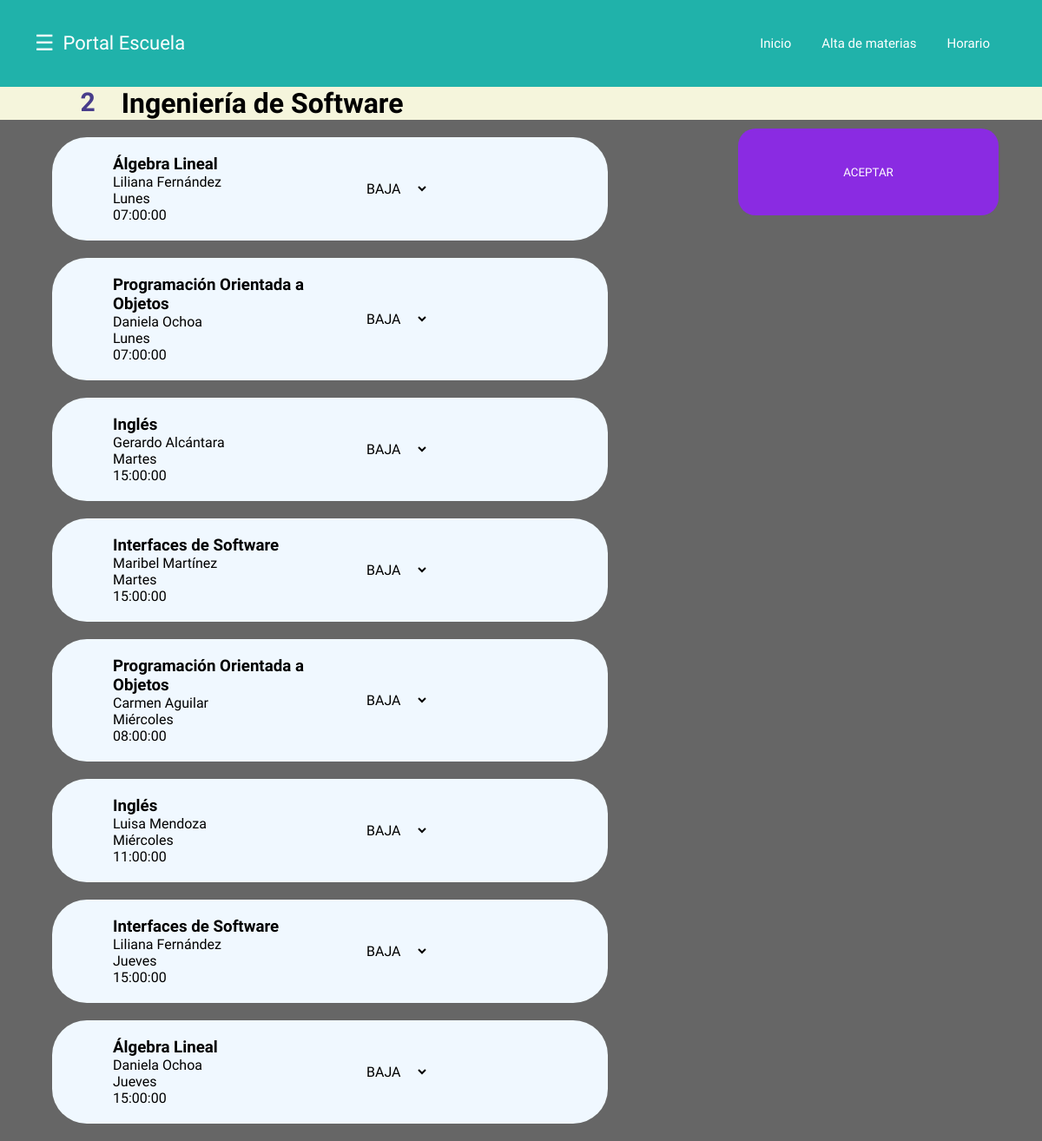
The app's page /Pregistro_materias.php?matricula=167286 with its own data.
### tables this page shows
CREATE TABLE `alumnos` (
  `Matricula` int(11) NOT NULL,
  `Nombre` varchar(30) NOT NULL,
  `Apellido` varchar(30) NOT NULL,
  `Correo` varchar(30) NOT NULL,
  `Password` varchar(30) NOT NULL,
  `Facultad` varchar(30) NOT NULL,
  `Semestre` int(11) NOT NULL,
  `Carrera` varchar(40) NOT NULL,
  `Imagen` varchar(30) NOT NULL
);

CREATE TABLE `horario` (
  `IdHorario` int(11) NOT NULL,
  `Carrera` varchar(40) NOT NULL,
  `Semestre` int(11) NOT NULL,
  `Materia` varchar(40) NOT NULL,
  `IdProfe` int(11) NOT NULL,
  `Dia` varchar(30) NOT NULL,
  `Hora` time NOT NULL
);

CREATE TABLE `profesores` (
  `IdProfe` int(11) NOT NULL,
  `NombreProfe` varchar(40) NOT NULL,
  `ApellidoProfe` varchar(40) NOT NULL
);

### Pregistro_materias.php (the view, shortened to what this page needs)
<!DOCTYPE html>
<html>
<head>
	<link rel="stylesheet" href="Cregistro_materias.css">
</head>
<body>
	<?php
	$bd=new mysqli("localhost","id20895239_uaqximeinfo","Baka baka01$","id20895239_alumnos");
	$matricula=$_GET['matricula'];
	$query=mysqli_query($bd,"SELECT Semestre, Carrera FROM alumnos WHERE Matricula=$matricula");
	$datos=mysqli_fetch_array($query);
	$semestre=$datos['Semestre'];
	$carrera=$datos['Carrera'];
	?>
<header class="header">
		<div class="container">
		<div class="btn-menu">
			<label for="btn-menu">☰</label>
		</div>
			<div class="logo">
				<h1>Portal Escuela</h1>
			</div>
			<nav class="menu">
				<a href="<?php echo"Pprincipal.php?matricula=$matricula"?>">Inicio</a>
				<a href="<?php echo"Pregistro_materias.php?matricula=$matricula"?>">Alta de materias</a>
				<a href="<?php echo"Phorario.php?matricula=$matricula"?>">Horario</a>
			</nav>
		</div>
	</header>
<form name="formulario" action="registrar.php" method="get">
<div class="materias_de">
			<h3><?php echo $semestre?></h3>
			<h1><?php echo $carrera?></h1>
	<input type="submit" name="aceptar_todo" value="ACEPTAR" id="aceptar_todo">
		</div>
	<?php
	$query_horario=mysqli_query($bd,"SELECT * FROM horario WHERE Semestre='$semestre' AND Carrera='$carrera'");
	while ($horario=mysqli_fetch_array($query_horario)) {
			$profe=$horario['IdProfe'];
			$idhorario_existente=$horario['IdHorario'];
			$query_profe=mysqli_query($bd,"SELECT * FROM profesores WHERE IdProfe=$profe");
			$datos_profe=mysqli_fetch_array($query_profe);
		$query_cargahoraria=mysqli_query($bd,"SELECT IdHorario FROM cargahoraria WHERE IdHorario=$idhorario_existente");
		$existente=mysqli_fetch_array($query_cargahoraria);
		$cambia="ALTA";
		if(!$existente){
			$color="aliceblue";
			$cambia="BAJA";
		}
		else{
			$color="skyblue";
		}
			?>
		<div class="opcion" style="background-color: <?php echo $color; ?>;">
		<div class="detalles_opcion">
		<h3><?php echo $horario['Materia'];?></h3>
		<p><?php echo $datos_profe['NombreProfe']." ". $datos_profe['ApellidoProfe'];?></p>
		<p><?php echo $horario['Dia'];?></p>
		<p><?php echo $horario["Hora"];?></p>
		</div>
			<div class="seleccion">
			<select name="estado_<?php echo $idhorario_existente; ?>" id="estado">
				<option name="accion1"><?php echo $cambia?></option>
			</select>
			</div>
			</div>
	<?php
	}
	?>
</form>
</body>
</html>

### Cregistro_materias.css (style rules this page uses)
* { margin: 0; padding: 0; box-sizing: border-box; font-family: 'Montserrat Alternates', sans-serif; }
body { background-image: url(https://amqueretaro.com/wp-content/uploads/2019/12/uaq-2.jpg); }
.header { height: 100px; background-color: lightseagreen; }
.container { margin: 0px 40px 0px 40px; }
.container .btn-menu, .logo { float: left; line-height:100px; }
.container .btn-menu label { color: #fff; font-size: 25px; cursor: pointer; }
.logo h1 { color: #fff; font-weight: 400; font-size: 22px; margin-left: 10px; }
.container .menu { float: right; line-height:70px; display: flex; justify-items: center; align-items: center; }
.container .menu a { display: inline-block; padding: 15px; text-decoration: none; color: #fff; transition: all 0.3s ease; font-size: 15px; margin-right: 5px; }
form .materias_de h3 { float:left; font-size: 30px; padding: 0px 30px 0px 30px; color: darkslateblue; }
.materias_de { background-color: beige; margin:0; }
.opcion { margin:20px 500px 20px 60px; background-color: skyblue; border-radius: 40px; padding:20px 0px 20px 70px; display: flex; }
.detalles_opcion { width: 40%; }
.seleccion { margin-left: 60px; align-self: center; justify-self: center; cursor: pointer; }
#estado { background-color: transparent; border: none; padding: 0 1em 0 0; margin: 0; width: 100%; font-size: inherit; }
#aceptar_todo { width: 300px; height: 100px; border-style: none; align-self: center; justify-self: center; background-color: blueviolet; color:white; border-radius: 20px; margin: 10px 50px 10px 0px; cursor: pointer; float: right; }

### records on screen
alumnos: Semestre "2", Carrera "Ingeniería de Software"
horario: Materia "Álgebra Lineal", IdProfe.NombreProfe "Liliana", IdProfe.ApellidoProfe "Fernández", Dia "Lunes", Hora "07:00:00", IdHorario "BAJA"
horario: Materia "Programación Orientada a Objetos", IdProfe.NombreProfe "Daniela", IdProfe.ApellidoProfe "Ochoa", Dia "Lunes", Hora "07:00:00", IdHorario "BAJA"
horario: Materia "Inglés", IdProfe.NombreProfe "Gerardo", IdProfe.ApellidoProfe "Alcántara", Dia "Martes", Hora "15:00:00", IdHorario "BAJA"
horario: Materia "Interfaces de Software", IdProfe.NombreProfe "Maribel", IdProfe.ApellidoProfe "Martínez", Dia "Martes", Hora "15:00:00", IdHorario "BAJA"
horario: Materia "Programación Orientada a Objetos", IdProfe.NombreProfe "Carmen", IdProfe.ApellidoProfe "Aguilar", Dia "Miércoles", Hora "08:00:00", IdHorario "BAJA"
horario: Materia "Inglés", IdProfe.NombreProfe "Luisa", IdProfe.ApellidoProfe "Mendoza", Dia "Miércoles", Hora "11:00:00", IdHorario "BAJA"
horario: Materia "Interfaces de Software", IdProfe.NombreProfe "Liliana", IdProfe.ApellidoProfe "Fernández", Dia "Jueves", Hora "15:00:00", IdHorario "BAJA"
horario: Materia "Álgebra Lineal", IdProfe.NombreProfe "Daniela", IdProfe.ApellidoProfe "Ochoa", Dia "Jueves", Hora "15:00:00", IdHorario "BAJA"
